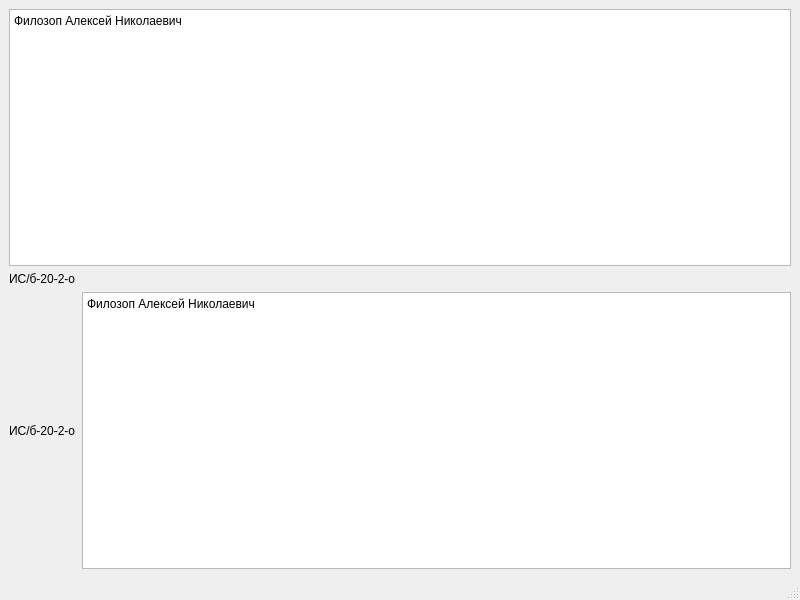
<?xml version="1.0" encoding="UTF-8"?>
<ui version="4.0">
 <class>MainWindow</class>
 <widget class="QMainWindow" name="MainWindow">
  <property name="geometry">
   <rect>
    <x>0</x>
    <y>0</y>
    <width>800</width>
    <height>600</height>
   </rect>
  </property>
  <property name="windowTitle">
   <string>MainWindow</string>
  </property>
  <widget class="QWidget" name="centralwidget">
   <layout class="QGridLayout" name="gridLayout">
    <item row="1" column="0">
     <layout class="QHBoxLayout" name="horizontalLayout">
      <item>
       <widget class="QLabel" name="label_2">
        <property name="text">
         <string>ИС/б-20-2-о</string>
        </property>
       </widget>
      </item>
      <item>
       <widget class="QPlainTextEdit" name="plainTextEdit_2">
        <property name="readOnly">
         <bool>true</bool>
        </property>
        <property name="plainText">
         <string>Филозоп Алексей Николаевич</string>
        </property>
       </widget>
      </item>
     </layout>
    </item>
    <item row="0" column="0">
     <layout class="QVBoxLayout" name="verticalLayout">
      <item>
       <widget class="QPlainTextEdit" name="plainTextEdit">
        <property name="plainText">
         <string>Филозоп Алексей Николаевич</string>
        </property>
       </widget>
      </item>
      <item>
       <widget class="QLabel" name="label">
        <property name="text">
         <string>ИС/б-20-2-о</string>
        </property>
       </widget>
      </item>
     </layout>
    </item>
   </layout>
  </widget>
  <widget class="QMenuBar" name="menubar">
   <property name="geometry">
    <rect>
     <x>0</x>
     <y>0</y>
     <width>800</width>
     <height>26</height>
    </rect>
   </property>
  </widget>
  <widget class="QStatusBar" name="statusbar"/>
 </widget>
 <resources/>
 <connections/>
</ui>
